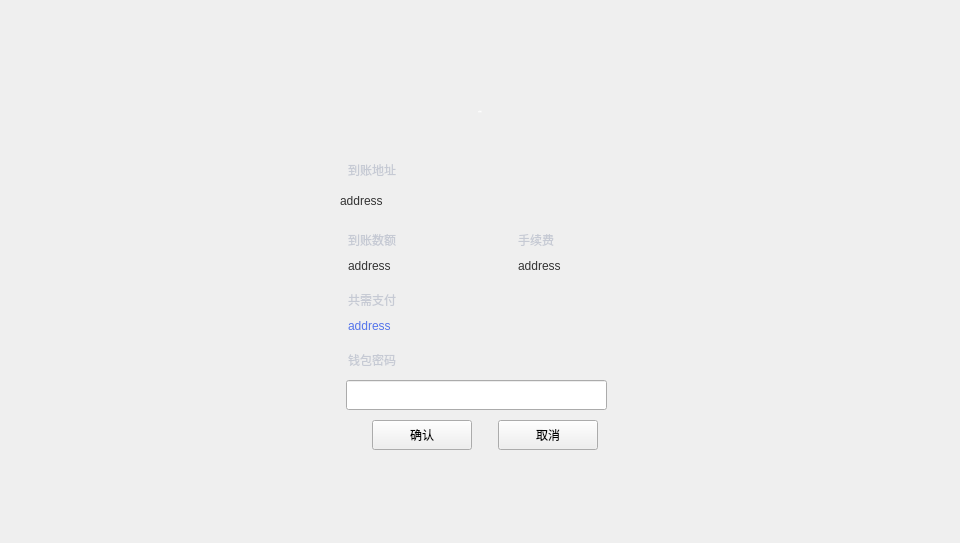
<?xml version="1.0" encoding="UTF-8"?>
<ui version="4.0">
 <class>CapitalConfirmWidget</class>
 <widget class="QWidget" name="CapitalConfirmWidget">
  <property name="geometry">
   <rect>
    <x>0</x>
    <y>0</y>
    <width>960</width>
    <height>543</height>
   </rect>
  </property>
  <property name="windowTitle">
   <string>Form</string>
  </property>
  <widget class="QLineEdit" name="lineEdit">
   <property name="geometry">
    <rect>
     <x>346</x>
     <y>380</y>
     <width>261</width>
     <height>30</height>
    </rect>
   </property>
   <property name="echoMode">
    <enum>QLineEdit::Password</enum>
   </property>
  </widget>
  <widget class="QLabel" name="label_feeNumber">
   <property name="geometry">
    <rect>
     <x>518</x>
     <y>256</y>
     <width>141</width>
     <height>20</height>
    </rect>
   </property>
   <property name="styleSheet">
    <string notr="true">color: rgb(51, 51, 51);
font: 13px &quot;Microsoft YaHei UI Light&quot;;</string>
   </property>
   <property name="text">
    <string>address</string>
   </property>
  </widget>
  <widget class="QToolButton" name="toolButton_cancel">
   <property name="geometry">
    <rect>
     <x>498</x>
     <y>420</y>
     <width>100</width>
     <height>30</height>
    </rect>
   </property>
   <property name="text">
    <string>取消</string>
   </property>
  </widget>
  <widget class="QLabel" name="label_actualNumber">
   <property name="geometry">
    <rect>
     <x>348</x>
     <y>256</y>
     <width>151</width>
     <height>20</height>
    </rect>
   </property>
   <property name="styleSheet">
    <string notr="true">color: rgb(51, 51, 51);
font: 13px &quot;Microsoft YaHei UI Light&quot;;</string>
   </property>
   <property name="text">
    <string>address</string>
   </property>
  </widget>
  <widget class="QLabel" name="label_totalNumber">
   <property name="geometry">
    <rect>
     <x>348</x>
     <y>316</y>
     <width>131</width>
     <height>20</height>
    </rect>
   </property>
   <property name="styleSheet">
    <string notr="true">color: rgb(84,116,235);
font: 13px &quot;Microsoft YaHei UI Light&quot;;</string>
   </property>
   <property name="text">
    <string>address</string>
   </property>
  </widget>
  <widget class="QLabel" name="label_address">
   <property name="geometry">
    <rect>
     <x>340</x>
     <y>186</y>
     <width>300</width>
     <height>30</height>
    </rect>
   </property>
   <property name="styleSheet">
    <string notr="true">QLabel{color: rgb(51, 51, 51);
font: 14px &quot;Microsoft YaHei UI Light&quot;;}</string>
   </property>
   <property name="text">
    <string>address</string>
   </property>
   <property name="textInteractionFlags">
    <set>Qt::LinksAccessibleByMouse|Qt::TextSelectableByMouse</set>
   </property>
  </widget>
  <widget class="QLabel" name="label_3">
   <property name="geometry">
    <rect>
     <x>348</x>
     <y>290</y>
     <width>80</width>
     <height>20</height>
    </rect>
   </property>
   <property name="styleSheet">
    <string notr="true">color: rgb(198, 202, 212);
font: 12px &quot;Microsoft YaHei UI Light&quot;;</string>
   </property>
   <property name="text">
    <string>共需支付</string>
   </property>
  </widget>
  <widget class="QToolButton" name="toolButton_confirm">
   <property name="geometry">
    <rect>
     <x>372</x>
     <y>420</y>
     <width>100</width>
     <height>30</height>
    </rect>
   </property>
   <property name="text">
    <string>确认</string>
   </property>
  </widget>
  <widget class="QLabel" name="label_4">
   <property name="geometry">
    <rect>
     <x>348</x>
     <y>350</y>
     <width>80</width>
     <height>20</height>
    </rect>
   </property>
   <property name="styleSheet">
    <string notr="true">color: rgb(198, 202, 212);
font: 12px &quot;Microsoft YaHei UI Light&quot;;</string>
   </property>
   <property name="text">
    <string>钱包密码</string>
   </property>
  </widget>
  <widget class="QLabel" name="label_1">
   <property name="geometry">
    <rect>
     <x>348</x>
     <y>230</y>
     <width>80</width>
     <height>20</height>
    </rect>
   </property>
   <property name="styleSheet">
    <string notr="true">color: rgb(198, 202, 212);
font: 12px &quot;Microsoft YaHei UI Light&quot;;</string>
   </property>
   <property name="text">
    <string>到账数额</string>
   </property>
  </widget>
  <widget class="QLabel" name="label_title">
   <property name="geometry">
    <rect>
     <x>380</x>
     <y>101</y>
     <width>200</width>
     <height>20</height>
    </rect>
   </property>
   <property name="font">
    <font>
     <family>微软雅黑</family>
     <pointsize>-1</pointsize>
     <weight>50</weight>
     <italic>false</italic>
     <bold>false</bold>
    </font>
   </property>
   <property name="styleSheet">
    <string notr="true">font: 14px &quot;微软雅黑&quot;;
color: rgb(255, 255, 255);</string>
   </property>
   <property name="text">
    <string>交易确认</string>
   </property>
   <property name="alignment">
    <set>Qt::AlignCenter</set>
   </property>
  </widget>
  <widget class="QLabel" name="label_2">
   <property name="geometry">
    <rect>
     <x>518</x>
     <y>230</y>
     <width>80</width>
     <height>20</height>
    </rect>
   </property>
   <property name="styleSheet">
    <string notr="true">color: rgb(198, 202, 212);
font: 12px &quot;Microsoft YaHei UI Light&quot;;</string>
   </property>
   <property name="text">
    <string>手续费</string>
   </property>
  </widget>
  <widget class="QLabel" name="label_5">
   <property name="geometry">
    <rect>
     <x>348</x>
     <y>160</y>
     <width>80</width>
     <height>20</height>
    </rect>
   </property>
   <property name="styleSheet">
    <string notr="true">color: rgb(198, 202, 212);
font: 12px &quot;Microsoft YaHei UI Light&quot;;</string>
   </property>
   <property name="text">
    <string>到账地址</string>
   </property>
  </widget>
 </widget>
 <resources/>
 <connections/>
</ui>
